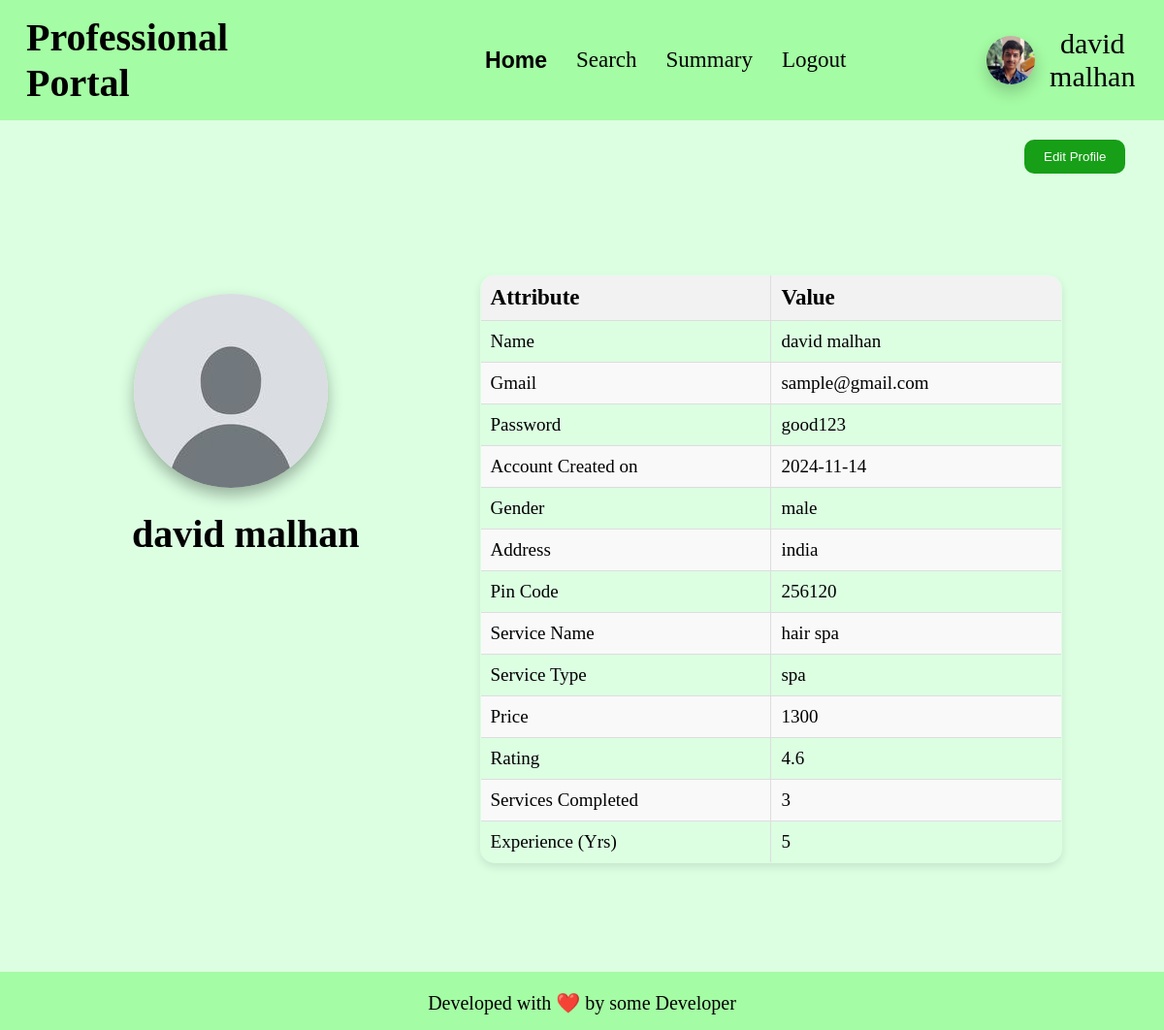
The app's page /professional_home/view_profile/1, older data.
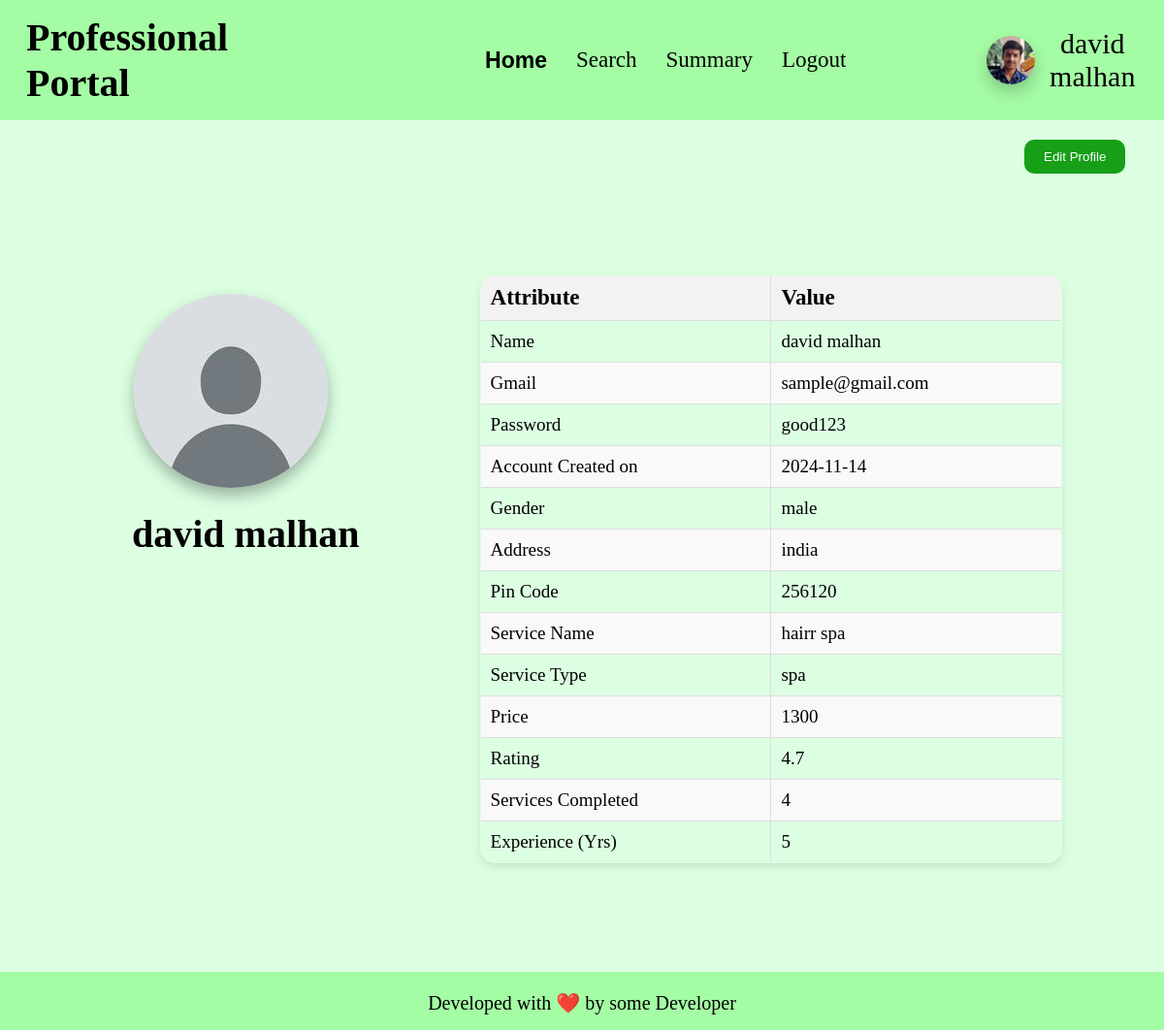
The same page, newer data.
### app.py (models this page shows)
class service(db.Model):
    __tablename__ = "service"
    id = db.Column(db.Integer, primary_key=True, autoincrement=True)
    name = db.Column(db.String, nullable=False)
    base_price = db.Column(db.Integer, nullable=False)
    time_required = db.Column(db.Integer, nullable=False)
    description = db.Column(db.String, nullable=False)
    status = db.Column(db.Boolean, default = False)
    type = db.Column(db.String, nullable=False)
    professionals = db.relationship('professional', back_populates='service_type')
    service_requests = db.relationship('service_request', backref='service', cascade='all, delete-orphan')

class professional(db.Model):
    __tablename__ = "professional"
    id = db.Column(db.Integer, primary_key=True, autoincrement=True)
    email_id = db.Column(db.String, nullable=False)
    fullname = db.Column(db.String, nullable=False)
    password = db.Column(db.String, nullable=False)
    date_created = db.Column(db.Date, nullable=False)
    service_type_id = db.Column(db.Integer, db.ForeignKey('service.id'), nullable=False)
    experience = db.Column(db.Integer, nullable=False)
    gender = db.Column(db.String, nullable=False)
    address = db.Column(db.String, nullable=False)
    pin_code = db.Column(db.Integer, nullable=False)
    documents = db.Column(db.String, nullable=False)
    request = db.Column(db.Boolean, default=None)
    blocked = db.Column(db.Boolean, default=False)
    services_completed = db.Column(db.Integer, default = 0)
    rating = db.Column(db.Float, default = 0.0)
    price = db.Column(db.Integer, default = 0)
    service_type = db.relationship('service', back_populates='professionals')
    service_requests = db.relationship('service_request', backref='professional', cascade='all, delete-orphan')

### app.py (the view)
@app.route('/professional_home/view_profile/<int:id>', methods=['GET', 'POST'])
def prof_view_profile(id):
    if request.method == 'GET':
        prof = professional.query.filter_by(id = id).first()
        if prof:
            if not prof.blocked:
                if not prof.request:
                    return render_template("prof_view_profile.html", professional = prof)
                else:
                    return redirect('/professional_login')
            else:
                return redirect('/professional_login')
        else:
            return redirect('/professional_login')
    elif request.method == 'POST':
        return f"form edited"

### templates/prof_view_profile.html (shortened to what this page needs)
<!DOCTYPE html>
<html lang="en">
<head>
    <link rel="stylesheet" href="/static/css/profile-block.css">
    <link rel="stylesheet" href="/static/css/basic.css">
    <link rel="stylesheet" href="/static/css/table-styling.css">
</head>
<body>
    <header>
        <h1>Professional Portal</h1>
        <ul>
            <li><a class="active" href="/professional_home/{{professional.id}}">Home</a></li>
            <li><a href="/professional_search/{{professional.id}}">Search</a></li>
            <li><a href="/professional_summary/{{professional.id}}">Summary</a></li>
            <li><a href="/professional_logout/{{professional.id}}">Logout</a></li>
        </ul>
        <div id="user-info">
            <img id="user-pic" src="/static/anant-pic.jpg" alt="Profile Picture">
            <div>{{professional.fullname}}</div>
        </div>
    </header>
    <button id="edit_profile_button" onclick="gotoroute('/professional_home/edit_profile/{{professional.id}}')">Edit Profile</button>
    <div id="box">
        <div id="box1">
            <img id="user-pic" src="/static/default_user_pic.png" alt="Profile Picture">
            <h2 style="font-size: 40px;">{{professional.fullname}}</h2>
        </div>
        <div id="box2">
            <div class="tables">
                <table class="styled-table">
                    <thead>
                        <tr>
                            <th>Attribute</th>
                            <th>Value</th>
                        </tr>
                    </thead>
                    <tbody>
                        <tr>
                            <td>Name</td>
                            <td>{{professional.fullname}}</td>
                        </tr>
                        <tr>
                            <td>Gmail</td>
                            <td>{{professional.email_id}}</td>
                        </tr>
                        <tr>
                            <td>Password</td>
                            <td>{{professional.password}}</td>
                        </tr>
                        <tr>
                            <td>Account Created on</td>
                            <td>{{professional.date_created}}</td>
                        </tr>
                        <tr>
                            <td>Gender</td>
                            <td>{{professional.gender}}</td>
                        </tr>
                        <tr>
                            <td>Address</td>
                            <td>{{professional.address}}</td>
                        </tr>
                        <tr>
                            <td>Pin Code</td>
                            <td>{{professional.pin_code}}</td>
                        </tr>
                        <tr>
                            <td>Service Name</td>
                            <td>{{professional.service_type.name}}</td>
                        </tr>
                        <tr>
                            <td>Service Type</td>
                            <td>{{professional.service_type.type}}</td>
                        </tr>
                        <tr>
                            <td>Price</td>
                            <td>{{professional.price}}</td>
                        </tr>
                        <tr>
                            <td>Rating</td>
                            <td>{{professional.rating}}</td>
                        </tr>
                        <tr>
                            <td>Services Completed</td>
                            <td>{{professional.services_completed}}</td>
                        </tr>
                        <tr>
                            <td>Experience (Yrs)</td>
                            <td>{{professional.experience}}</td>
                        </tr>
                    </tbody>
                </table>
            </div>
        </div>
    </div>
    <br>
    <footer>
        <p>
            Developed with ❤️ by some Developer
        </p>
    </footer>
</body>
</html>

Row changes from the older to the newer data that the page shows:
changed professional "david malhan": rating "4.6" → "4.7"; services_completed "3" → "4"
changed service "spa": service_type.name "hair spa" → "hairr spa"
